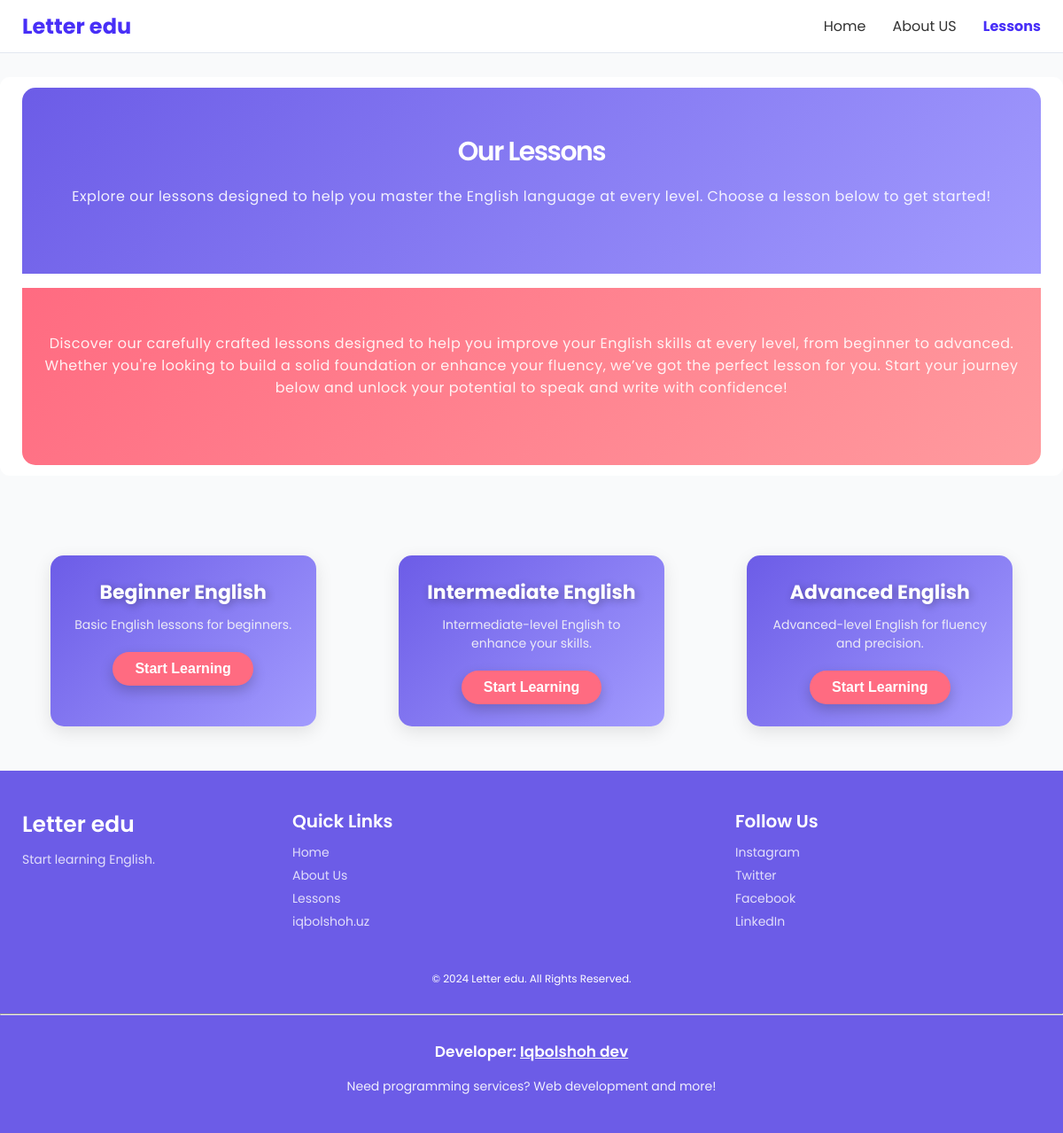
Page /lessons.php on the committed database.
### tables this page shows
CREATE TABLE IF NOT EXISTS lessons (
    id INT PRIMARY KEY AUTO_INCREMENT,
    title VARCHAR(100) NOT NULL,
    description VARCHAR(255) NOT NULL
);

### config.php (called while the page is built, shortened)
<?php
class Database
{
    private $conn;
    public function __construct()
    {
        $this->conn = new mysqli(DB_SERVER, DB_USERNAME, DB_PASSWORD, DB_NAME);
    }
    public function executeQuery($sql, $params = [], $types = "")
    {
        $result = $this->conn->prepare($sql);
        if (!$result->execute()) {
            return "Execution error: " . $result->error;
        }
        return $result;
    }
    public function select($table, $columns = "*", $condition = "", $params = [], $types = "")
    {
        $sql = "SELECT $columns FROM $table" . ($condition ? " WHERE $condition" : "");
        $result = $this->executeQuery($sql, $params, $types);
        return $result->get_result()->fetch_all(MYSQLI_ASSOC);
    }
}

### lessons.php (the view, shortened to what this page needs)
<?php include 'config.php' ?>
<?php $query = new Database(); ?>
<?php $lessons = $query->select('lessons', '*') ?>
<!DOCTYPE html>
<html lang="en">
<head>
</head>
<body>
    <?php include 'includes/header.php' ?>
    <div class="container">
        <section class="section call-to-action">
            <h2 class="section__title">Our Lessons</h2>
            <p class="section__content">Explore our lessons designed to help you master the English language at every level. Choose a lesson below to get started!</p>
        </section>
        <br>
        <section class="section features">
            <p class="section__content">Discover our carefully crafted lessons designed to help you improve your English skills at every level, from beginner to advanced. Whether you're looking to build a solid foundation or enhance your fluency, we’ve got the perfect lesson for you. Start your journey below and unlock your potential to speak and write with confidence!</p>
        </section>
    </div>
    <section class="section lessons-list">
        <?php
        $delay = 0;
        foreach ($lessons as $lesson): ?>
            <div class="lesson-card" style="animation-delay: <?= $delay ?>s;">
                <h3><?= $lesson['title'] ?></h3>
                <p><?= $lesson['description'] ?></p>
                <a href="lesson_detail.php?lessonid=<?= urlencode($lesson['id']) ?>">
                    <button class="btn">Start Learning</button>
                </a>
            </div>
        <?php
            $delay += 0.3;
        endforeach;
        ?>
    </section>
    <?php include 'includes/footer.php' ?>
</body>
</html>

### lessons.php (style rules this page uses)
.section { padding: 5rem 2rem; text-align: center; }
.section__title { font-size: 3rem; font-weight: 600; margin-bottom: 1.5rem; letter-spacing: -1.5px; }
.section__content { font-size: 1.6rem; font-weight: 400; margin-bottom: 2.5rem; opacity: 0.9; letter-spacing: 0.5px; }
.lessons-list { display: grid; grid-template-columns: repeat(auto-fit, minmax(300px, 1fr)); gap: 2rem; justify-items: center; }
.lesson-card { background: linear-gradient(135deg, #6c5ce7, #a29bfe); padding: 2.5rem; border-radius: 15px; box-shadow: 0 6px 20px rgba(0, 0, 0, 0.1); width: 300px; transition: transform 0.3s ease, box-shadow 0.3s ease; overflow: hidden; color: white; position: relative; opacity: 0; animation: slideUpFade 1s ease forwards; }
.lesson-card h3 { font-size: 2.2rem; color: #fff; margin-bottom: 1rem; text-shadow: 2px 2px 10px rgba(0, 0, 0, 0.3); }
.lesson-card p { font-size: 1.4rem; color: #f7f7f7; margin-bottom: 2rem; opacity: 0.9; }
.features { border-bottom-right-radius: 15px; border-bottom-left-radius: 15px; background: linear-gradient(135deg, #ff6b81, #ff9a9e); color: white; animation: slideUpFade 1s ease forwards; }
.call-to-action { border-top-right-radius: 15px; border-top-left-radius: 15px; background: linear-gradient(135deg, #6c5ce7, #a29bfe); color: white; animation: slideUpFade 1s ease forwards; }
.btn { font-size: 1.6rem; font-weight: 600; padding: 1rem 2.5rem; background-color: #ff6b81; color: white; border-radius: 50px; border: none; cursor: pointer; transition: all 0.3s ease; box-shadow: 0 6px 15px rgba(0, 0, 0, 0.2); }

### includes/header.php (style rules this page uses)
* { margin: 0; padding: 0; box-sizing: border-box; }
html { font-size: 62.5%; }
body { font-family: 'Poppins', sans-serif; background-color: #f9fafb; color: #333; }
.container { width: 100%; min-height: 50vh; margin: auto; margin-top: 27px; margin-bottom: 40px; padding: 1.2rem 2.5rem; border-radius: 11px; background-color: #ffffff; }

### rows in the picture
lessons: title "Beginner English", description "Basic English lessons for beginners."
lessons: title "Intermediate English", description "Intermediate-level English to enhance your skills."
lessons: title "Advanced English", description "Advanced-level English for fluency and precision."
